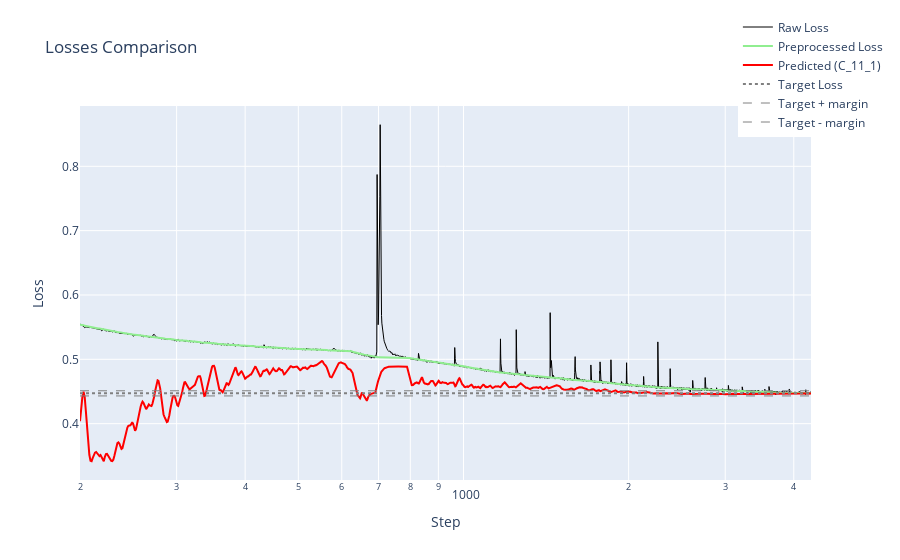

Write notebook code for a chart like this one.
### Code cell
plot_predicted_vs_true_loss(simulation_df, label="C_11_1", n_th = 1, minimum_step = 200)

### Figure 1 — Plotly figure (JSON) as saved in the notebook; plotly's stock layout.template omitted (floating-point values rounded to 4 significant figures; data arrays with more than 128 entries replaced by an {"elided": "..."} marker saying what was removed)
{"data": [{"line": {"color": "black", "width": 1}, "mode": "lines", "name": "Raw Loss", "type": "scatter", "x": {"elided": "4101 int values"}, "y": {"elided": "4101 float values"}}, {"line": {"color": "lightgreen", "width": 2}, "mode": "lines", "name": "Preprocessed Loss", "type": "scatter", "x": {"elided": "4101 int values"}, "y": {"elided": "4101 float values"}}, {"line": {"color": "red", "width": 2}, "mode": "lines", "name": "Predicted (C_11_1)", "type": "scatter", "x": {"elided": "4101 int values"}, "y": {"elided": "4101 float values"}}, {"line": {"color": "gray", "dash": "dot", "width": 2}, "mode": "lines", "name": "Target Loss", "type": "scatter", "x": [200, 4300], "y": [0.4471, 0.4471]}, {"line": {"color": "gray", "dash": "dash", "width": 1}, "mode": "lines", "name": "Target + margin", "type": "scatter", "x": [200, 4300], "y": [0.4511, 0.4511]}, {"line": {"color": "gray", "dash": "dash", "width": 1}, "mode": "lines", "name": "Target - margin", "type": "scatter", "x": [200, 4300], "y": [0.4431, 0.4431]}], "layout": {"legend": {"x": 0.9, "y": 1.25}, "title": {"text": "Losses Comparison"}, "xaxis": {"title": {"text": "Step"}, "type": "log"}, "yaxis": {"title": {"text": "Loss"}}}}
